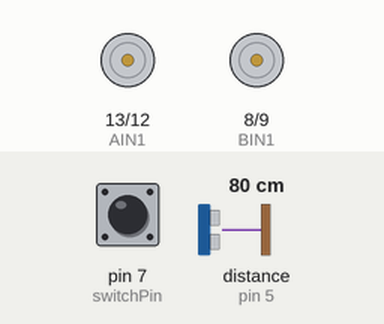
This sketch was run on a simulated Arduino Uno, built for the host (arithmetic inside an expression is 32-bit, double 64-bit). Shown: motor-driver pin pairs drawn as motors (green arrow = first pin HIGH = forward, orange = second pin HIGH = backward, longer = more drive, scaled by the enable pin). Wiring (inferred from the names in the program): ultrasonic range finder: trigger pin 6; echo pin 5. The inputs (shaded band) are chosen by the test bench; at power-on: pin 7 (switchPin) HIGH, distance to the obstacle (sensor on pin 5) 80 cm. The echo pulse lasts 58.3 µs per cm; what the sketch prints to the serial monitor is not drawn.

Above: at 1.8 s.
1.9 s: pin 7 (switchPin) pulled LOW for 1.3 s
At 2.9 s:
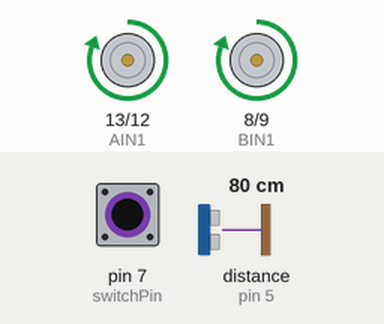
5.7 s: pin 7 (switchPin) pulled LOW for 3.2 s
At 10.5 s:
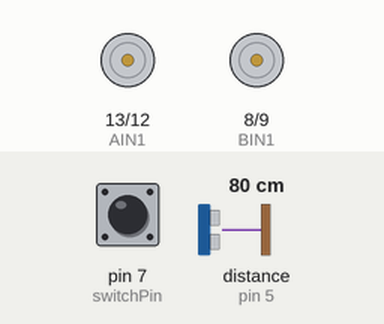
Timing chart, 0 to 12.0 s (numbered marks = the images above; inputs shaded):
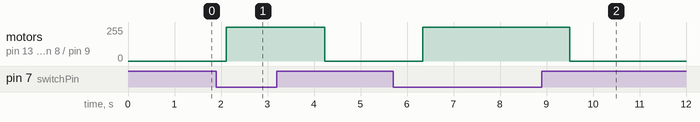

Measured:
- after the input at 1.9 s, motor on pin 13 (AIN1) / pin 12 (AIN2), motor on pin 8 (BIN1) / pin 9 (BIN2): stopped → forward 255/255 after 0.22 s, → stopped 2.1 s later
- after the input at 5.7 s, motor on pin 13 (AIN1) / pin 12 (AIN2), motor on pin 8 (BIN1) / pin 9 (BIN2): stopped → forward 255/255 after 0.64 s, → stopped 3.2 s later

The sketch:

sketch_mar28a.ino
```cpp
#include "Arduino.h"
#include <avr/wdt.h>
#define ST_WAIT_BUTTON 1
#define ST_PRINT_RESULT 2
/*
  SparkFun Inventor’s Kit
  Circuit 5C - Autonomous Robot

  This robot will drive around on its own and react to obstacles by backing up and turning to a new direction.
  This sketch was adapted from one of the activities in the SparkFun Guide to Arduino.
  Check out the rest of the book at
  https://www.sparkfun.com/products/14326

  This sketch was written by SparkFun Electronics, with lots of help from the Arduino community.
  This code is completely free for any use.

  View circuit diagram and instructions at: https://learn.sparkfun.com/tutorials/sparkfun-inventors-kit-experiment-guide---v40
  Download drawings and code at: https://github.com/sparkfun/SIK-Guide-Code
*/

int machine_state;


//the right motor will be controlled by the motor A pins on the motor driver
const int AIN1 = 13;           //control pin 1 on the motor driver for the right motor
const int AIN2 = 12;            //control pin 2 on the motor driver for the right motor
const int PWMA = 11;            //speed control pin on the motor driver for the right motor

//the left motor will be controlled by the motor B pins on the motor driver
const int PWMB = 10;           //speed control pin on the motor driver for the left motor
const int BIN2 = 9;           //control pin 2 on the motor driver for the left motor
const int BIN1 = 8;           //control pin 1 on the motor driver for the left motor


//distance variables
const int trigPin = 6;
const int echoPin = 5;

int switchPin = 7;             //switch to turn the robot on and off

float distance = 0;            //variable to store the distance measured by the distance sensor

//robot behaviour variables
int backupTime = 300;           //amount of time that the robot will back up when it senses an object
int turnTime = 200;             //amount that the robot will turn once it has backed up

/********************************************************************************/
void setup()
{
  pinMode(trigPin, OUTPUT);       //this pin will send ultrasonic pulses out from the distance sensor
  pinMode(echoPin, INPUT);        //this pin will sense when the pulses reflect back to the distance sensor

  pinMode(switchPin, INPUT_PULLUP);   //set this as a pullup to sense whether the switch is flipped


  //set the motor control pins as outputs
  pinMode(AIN1, OUTPUT);
  pinMode(AIN2, OUTPUT);
  pinMode(PWMA, OUTPUT);

  pinMode(BIN1, OUTPUT);
  pinMode(BIN2, OUTPUT);
  pinMode(PWMB, OUTPUT);

  machine_state=ST_WAIT_BUTTON;
  Serial.begin(9600);                       //begin serial communication with the computer
  Serial.print("To infinity and beyond!");  //test the serial connection
  wdt_enable(WDTO_250MS);
  Serial.println("Watchdog was reset");
}

/********************************************************************************/
void loop()
{
  //DETECT THE DISTANCE READ BY THE DISTANCE SENSOR
  distance = getDistance();

  Serial.print("Distance: ");
  Serial.print(distance);
  Serial.println(" in");              // print the units

  if (digitalRead(switchPin) == LOW) { //if the on switch is flipped

    if (distance < 10) {              //if an object is detected
      //back up and turn
      Serial.print(" ");
      Serial.print("BACK!");

      //stop for a moment
      rightMotor(0);
      leftMotor(0);
      delay(200);

      //back up
      rightMotor(-255);
      leftMotor(-255);
      delay(backupTime);

      //turn away from obstacle
      rightMotor(255);
      leftMotor(-255);
      delay(turnTime);

    } else {                        //if no obstacle is detected drive forward
      Serial.print(" ");
      Serial.print("Moving...");


      rightMotor(255);
      leftMotor(255);
    }
  } else {                        //if the switch is off then stop

    //stop the motors
    rightMotor(0);
    leftMotor(0);
  }

  delay(50);                      //wait 50 milliseconds between readings
}

/********************************************************************************/
void rightMotor(int motorSpeed)                       //function for driving the right motor
{
  if (motorSpeed > 0)                                 //if the motor should drive forward (positive speed)
  {
    digitalWrite(AIN1, HIGH);                         //set pin 1 to high
    digitalWrite(AIN2, LOW);                          //set pin 2 to low
  }
  else if (motorSpeed < 0)                            //if the motor should drive backward (negative speed)
  {
    digitalWrite(AIN1, LOW);                          //set pin 1 to low
    digitalWrite(AIN2, HIGH);                         //set pin 2 to high
  }
  else                                                //if the motor should stop
  {
    digitalWrite(AIN1, LOW);                          //set pin 1 to low
    digitalWrite(AIN2, LOW);                          //set pin 2 to low
  }
  analogWrite(PWMA, abs(motorSpeed));                 //now that the motor direction is set, drive it at the entered speed
}

/********************************************************************************/
void leftMotor(int motorSpeed)                        //function for driving the left motor
{
  if (motorSpeed > 0)                                 //if the motor should drive forward (positive speed)
  {
    digitalWrite(BIN1, HIGH);                         //set pin 1 to high
    digitalWrite(BIN2, LOW);                          //set pin 2 to low
  }
  else if (motorSpeed < 0)                            //if the motor should drive backward (negative speed)
  {
    digitalWrite(BIN1, LOW);                          //set pin 1 to low
    digitalWrite(BIN2, HIGH);                         //set pin 2 to high
  }
  else                                                //if the motor should stop
  {
    digitalWrite(BIN1, LOW);                          //set pin 1 to low
    digitalWrite(BIN2, LOW);                          //set pin 2 to low
  }
  analogWrite(PWMB, abs(motorSpeed));                 //now that the motor direction is set, drive it at the entered speed
  delay(1000);
  Serial.println("still running");
  wdt_reset();
}

/********************************************************************************/
//RETURNS THE DISTANCE MEASURED BY THE HC-SR04 DISTANCE SENSOR
float getDistance()
{
  float echoTime;                   //variable to store the time it takes for a ping to bounce off an object
  float calculatedDistance;         //variable to store the distance calculated from the echo time

  //send out an ultrasonic pulse that's 10ms long
  digitalWrite(trigPin, HIGH);
  delayMicroseconds(10);
  digitalWrite(trigPin, LOW);

  echoTime = pulseIn(echoPin, HIGH);      //use the pulsein command to see how long it takes for the
                                          //pulse to bounce back to the sensor

  calculatedDistance = echoTime / 148.0;  //calculate the distance of the object that reflected the pulse (half the bounce time multiplied by the speed of sound)

  return calculatedDistance;              //send back the distance that was calculated
}
```
